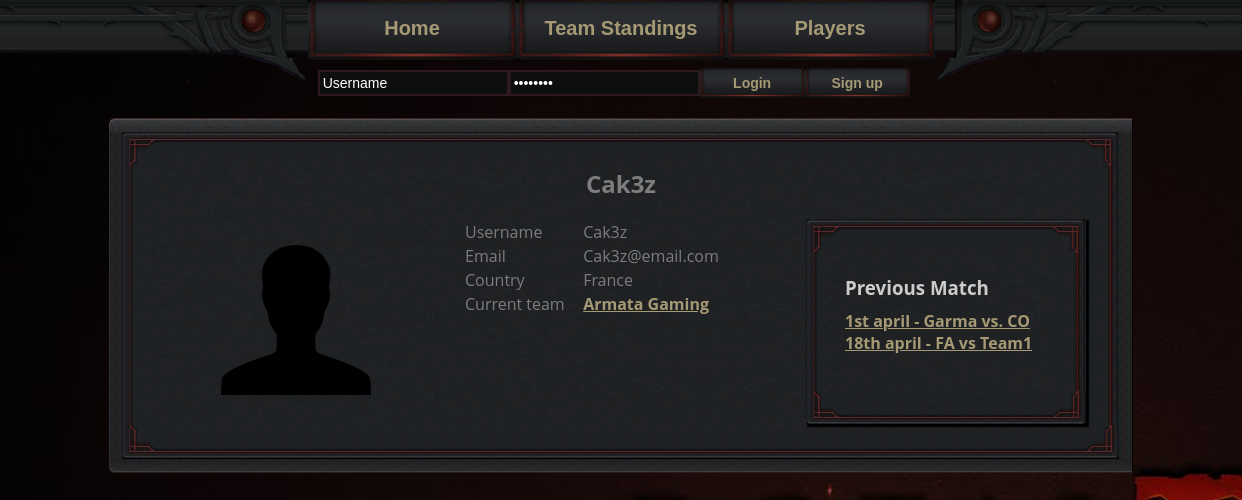
/player.php?playerID=17, run on the app's committed database.
### tables this page shows
CREATE TABLE IF NOT EXISTS `players` (
  `idPlayer` int(11) NOT NULL AUTO_INCREMENT,
  `username` varchar(100) NOT NULL,
  `role` varchar(100) NOT NULL,
  `email` varchar(250) NOT NULL,
  `country` varchar(100) NOT NULL,
  `team` int(11) NOT NULL,
  `previousTeam` int(11) DEFAULT NULL,
  PRIMARY KEY (`idPlayer`)
);

CREATE TABLE IF NOT EXISTS `teams` (
  `id` int(11) NOT NULL AUTO_INCREMENT,
  `name` varchar(250) NOT NULL,
  `win` int(11) NOT NULL,
  `lost` int(11) NOT NULL,
  PRIMARY KEY (`id`)
);

### data/Data.php (called while the page is built, shortened)
<?php
class Data{
	public final  function __construct() {
		$this->_instance = $this->connecter(Data::HOST, Data::USER, Data::PWD);
	}
	public final static  function selectionnerBdd($sBdd, $rId) {
		$ret = @mysql_select_db($sBdd, $rId);
		return $ret;
	}
	public final  function connecter($sHost, $sUser, $sPwd) {
		$ret = @mysql_connect($sHost, $sUser, $sPwd) or die();
		return $ret;
	}
	public final  function executer($sRequete) {
		 if (!isset($sRequete) || empty($sRequete))
		 	throw new Exception(Data::MYSQL_REQUETE_VIDE);
		 else {
			 	$resultat = mysql_query($sRequete);
				if($resultat != false)
					return $resultat;
				else
					throw new Exception(Data::MYSQL_REQUETE_INVALIDE);
 		}
		return false;
	}
	public final  function select($sRequete) {
		return $this->executer($sRequete);
	}
	public function recuperer($resultat,$result_type=MYSQL_BOTH){
		$aResultats = array();
		$i=0;
		while(($aLigne = mysql_fetch_array($resultat, $result_type)) != false){
			$aResultats[$i] = $aLigne;
			$i++;
		}
		return $aResultats;
	}
	public function getPlayer($id){
		$sRequete = "
		SELECT players.*, teams.* FROM players LEFT JOIN teams ON players.team = teams.id WHERE players.idPlayer = ".mysql_real_escape_string($id).";";
		$ressource = $this->select($sRequete);
		$aPlayer = $this->recuperer($ressource);
		return $aPlayer;
	}
}
?>

### player.php (the view, shortened to what this page needs)
<?php
	include('header.php');
?>
<?php $playerID = $_GET['playerID'];
				$data = new Data();
				$player = $data->getPlayer($playerID);
		?>
	<?php
		include('mainContentBoxHeader.php');
		include('contentBoxHeader.php');
	?>
	<h2 style = "text-align:center;"> <?php echo $player[0]["username"] ?> </h2>
	<div class="threecolumn">
		<div class="image columnLeft">
			<img src="style/images/person.png" width="200" height="200" alt="person" />
		</div>
		<div class="columnMiddle">
			<table>
				<tbody>
					<tr>
						<td>Username</td>
						<td><?php echo $player[0]["username"] ?></td>
					</tr>
					<tr>
						<td>Email</td>
						<td><?php echo $player[0]["email"] ?></td>
					</tr>
					<tr>
						<td>Country</td>
						<td><?php echo $player[0]["country"] ?></td>
					</tr>
					<tr>
						<td>Current team</td>
						<td><a href='team.php' alt='' ><?php echo $player[0]["name"] ?></a></td>
					</tr>
				</tbody>
			</table>
		</div>
		<div class="columnRight">
		<?php 		include('contentBoxHeader.php');  ?>
			<div class="prevMatch">
				<p><h3> Previous Match</h3>
					<a href='match.php' alt='match' >1st april - Garma vs. CO</a>
					<br />
					<a href='match.php' alt='match' >18th april - FA vs Team1</a>
				</p>
			</div>
			<?php
				include('contentBoxFooter.php');
			?>
		</div>
	</div>
	<?php
		include('contentBoxFooter.php');
		include('mainContentBoxFooter.php');
	?>
<?php
	include('footer.php');
?>

### style/frame.css (style rules this page uses)
body { background-color:#f4f4f4; margin-top:0; margin-left:0; margin-right:0; background-image:url('images/background.png'); background-repeat:no-repeat; background-color:black; font-family:'Open Sans'; }
a { color:#a69a75; font-weight:bold; }
.contentBoxHeader table { width:100%; border-collapse: collapse; border-spacing: 0; }
.contentBoxHeader td { padding-left:0px; padding-right:0px; }
.mainContentBoxHeader td { padding-left:0px; padding-right:0px; }
.mainContentBoxHeader table { width:100%; border-collapse: collapse; border-spacing: 0; }

### style/main.css (style rules this page uses)
#content table { color:#7d7d7e; }
#content h3 { color:#cccccc; margin-top:10px; margin-bottom:10px; }
#content p { color:#7d7d7e; }

### data on the page
players: username "Cak3z", email "Cak3z@email.com", country "France", teams.name "Armata Gaming"
